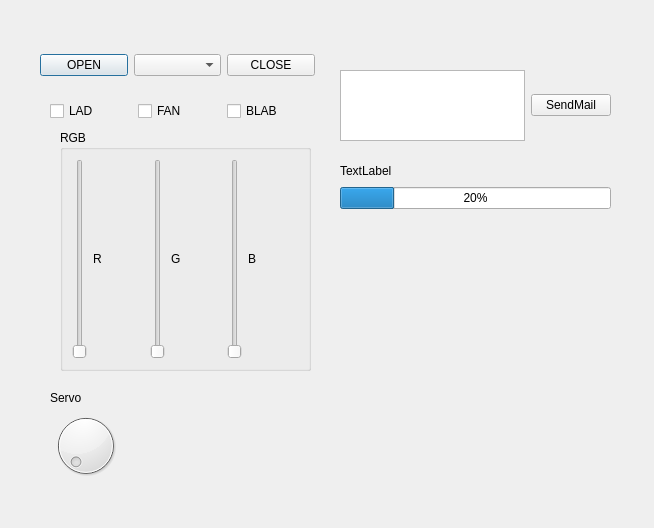
<?xml version="1.0" encoding="UTF-8"?>
<ui version="4.0">
 <class>Dialog</class>
 <widget class="QDialog" name="Dialog">
  <property name="geometry">
   <rect>
    <x>0</x>
    <y>0</y>
    <width>654</width>
    <height>528</height>
   </rect>
  </property>
  <property name="windowTitle">
   <string>Dialog</string>
  </property>
  <widget class="QWidget" name="layoutWidget">
   <property name="geometry">
    <rect>
     <x>40</x>
     <y>50</y>
     <width>275</width>
     <height>30</height>
    </rect>
   </property>
   <layout class="QHBoxLayout" name="horizontalLayout">
    <item>
     <widget class="QPushButton" name="OpenPortButton">
      <property name="text">
       <string>OPEN</string>
      </property>
     </widget>
    </item>
    <item>
     <widget class="QComboBox" name="PortListComboBox"/>
    </item>
    <item>
     <widget class="QPushButton" name="ClosePortButton">
      <property name="text">
       <string>CLOSE</string>
      </property>
     </widget>
    </item>
   </layout>
  </widget>
  <widget class="QWidget" name="layoutWidget">
   <property name="geometry">
    <rect>
     <x>50</x>
     <y>100</y>
     <width>259</width>
     <height>22</height>
    </rect>
   </property>
   <layout class="QHBoxLayout" name="horizontalLayout_2">
    <item>
     <widget class="QCheckBox" name="CheckBoxLed">
      <property name="text">
       <string>LAD</string>
      </property>
     </widget>
    </item>
    <item>
     <widget class="QCheckBox" name="CheckBoxFan">
      <property name="text">
       <string>FAN</string>
      </property>
     </widget>
    </item>
    <item>
     <widget class="QCheckBox" name="CheckBoxBlab">
      <property name="text">
       <string>BLAB</string>
      </property>
     </widget>
    </item>
   </layout>
  </widget>
  <widget class="QGroupBox" name="groupBox">
   <property name="geometry">
    <rect>
     <x>60</x>
     <y>130</y>
     <width>251</width>
     <height>241</height>
    </rect>
   </property>
   <property name="title">
    <string>RGB</string>
   </property>
   <layout class="QHBoxLayout" name="horizontalLayout_3">
    <item>
     <widget class="QSlider" name="RGBSlider_R">
      <property name="maximum">
       <number>255</number>
      </property>
      <property name="orientation">
       <enum>Qt::Vertical</enum>
      </property>
     </widget>
    </item>
    <item>
     <widget class="QLabel" name="label_2">
      <property name="text">
       <string>R</string>
      </property>
     </widget>
    </item>
    <item>
     <widget class="QSlider" name="RGBSlider_G">
      <property name="orientation">
       <enum>Qt::Vertical</enum>
      </property>
     </widget>
    </item>
    <item>
     <widget class="QLabel" name="label_3">
      <property name="text">
       <string>G</string>
      </property>
     </widget>
    </item>
    <item>
     <widget class="QSlider" name="RGBSlider_B">
      <property name="orientation">
       <enum>Qt::Vertical</enum>
      </property>
     </widget>
    </item>
    <item>
     <widget class="QLabel" name="label_4">
      <property name="text">
       <string>B</string>
      </property>
     </widget>
    </item>
   </layout>
  </widget>
  <widget class="QDial" name="dial">
   <property name="geometry">
    <rect>
     <x>50</x>
     <y>410</y>
     <width>71</width>
     <height>71</height>
    </rect>
   </property>
   <property name="toolTip">
    <string>&lt;html&gt;&lt;head/&gt;&lt;body&gt;&lt;p&gt;Servo&lt;/p&gt;&lt;/body&gt;&lt;/html&gt;</string>
   </property>
   <property name="maximum">
    <number>180</number>
   </property>
  </widget>
  <widget class="QLabel" name="label">
   <property name="geometry">
    <rect>
     <x>50</x>
     <y>390</y>
     <width>55</width>
     <height>16</height>
    </rect>
   </property>
   <property name="text">
    <string>Servo</string>
   </property>
  </widget>
  <widget class="QWidget" name="">
   <property name="geometry">
    <rect>
     <x>340</x>
     <y>70</y>
     <width>271</width>
     <height>71</height>
    </rect>
   </property>
   <layout class="QHBoxLayout" name="horizontalLayout_4">
    <item>
     <widget class="QTextEdit" name="textEdit"/>
    </item>
    <item>
     <widget class="QPushButton" name="SendButtob">
      <property name="text">
       <string>SendMail</string>
      </property>
     </widget>
    </item>
   </layout>
  </widget>
  <widget class="QWidget" name="">
   <property name="geometry">
    <rect>
     <x>340</x>
     <y>160</y>
     <width>271</width>
     <height>49</height>
    </rect>
   </property>
   <layout class="QVBoxLayout" name="verticalLayout">
    <item>
     <widget class="QLabel" name="TextTemp">
      <property name="text">
       <string>TextLabel</string>
      </property>
     </widget>
    </item>
    <item>
     <widget class="QProgressBar" name="ProgressBar">
      <property name="minimum">
       <number>20</number>
      </property>
      <property name="maximum">
       <number>40</number>
      </property>
      <property name="value">
       <number>24</number>
      </property>
     </widget>
    </item>
   </layout>
  </widget>
 </widget>
 <resources/>
 <connections/>
</ui>
